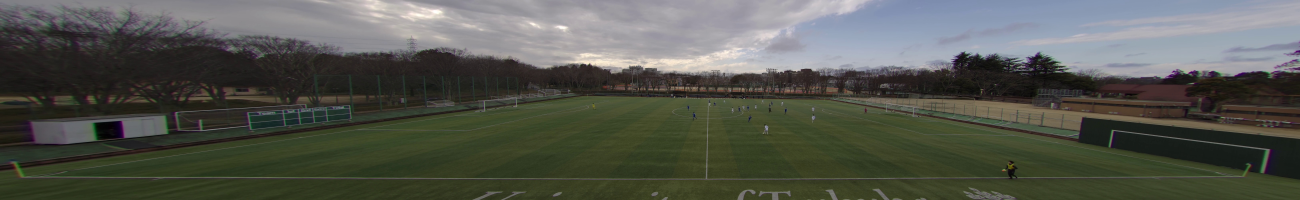
#> input picture assets/annotations/teamtrack0750/images/teamtrack0750_00000225.jpg, 6500 x 1000 px (shown at 1/5 size)
$ python -i field_pose.py   (imports and definitions only)
#> lines starting #> are read from the running program, lines starting #| are printed output that depends on the picture; after the words box and inside, x2 and y2 are one past the last pixel; in counts of white or black regions, pixels touching at a corner belong together
#> further down, picture is the input picture: shape (1000, 6500, 3); mean B, G, R 78.4, 86.6, 84.2
"""Field-pose inference with original-pixel provenance and optional measured lens correction."""

from __future__ import annotations

from pathlib import Path

import cv2
import numpy as np

from .contracts import read_json, sha256_file
from .field_layout import POINTS_UV
from .field_lens import rectify_image
from .field_motion import DEFAULT_SETTINGS, estimate_checked


def field_crop(frame):
    """Remove empty sky only when a large lower grass region supplies a stable bound."""
    h, w = frame.shape[:2]
#> h = 1000; w = 6500
    small = cv2.resize(frame, (640, round(h * 640 / w)))
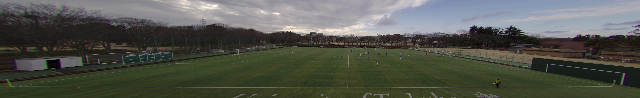
#> small: shape (98, 640, 3); mean B, G, R 78.2, 86.5, 84.1
    hsv = cv2.cvtColor(small, cv2.COLOR_BGR2HSV)
#> hsv: shape (98, 640, 3); mean H, S, V 63.6, 64.1, 91.8
    grass = cv2.inRange(hsv, np.array([25, 35, 25]), np.array([95, 255, 255]))
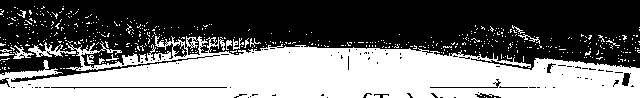
#> grass: shape (98, 640); 43.5% white; 507 white regions (491 under 20 px), largest, box (x1, y1, x2, y2) and area: (0, 36, 640, 98) 25312, (28, 42, 76, 57) 250, (13, 45, 34, 59) 108
    grass = cv2.morphologyEx(grass, cv2.MORPH_CLOSE, np.ones((5, 5), np.uint8))
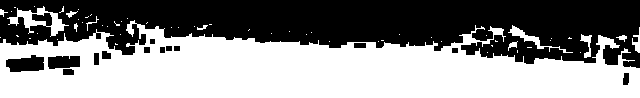
#> grass: shape (98, 640); 53.6% white; 14 black regions, largest, box (x1, y1, x2, y2) and area: (0, 0, 640, 68) 27776, (6, 55, 44, 72) 490, (48, 56, 80, 69) 367
    n, labels, stats, _ = cv2.connectedComponentsWithStats(grass, 8)
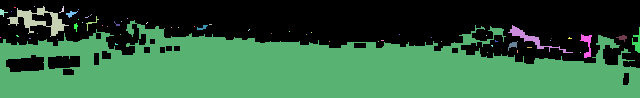
#> labels: shape (98, 640) int32; 60 distinct labels, from 0 to 59; one colour per label, 0 black
#> n = 60; stats = 60 rows, first 6: [0, 0, 640, 85, 29127], [14, 7, 2, 1, 2], [34, 6, 1, 1, 1], [7, 6, 62, 31, 625], [59, 6, 5, 7, 13], [0, 9, 8, 8, 28]
    if n <= 1:
        return (0, 0, w, h)
    candidates = []
    for identifier in range(1, n):
        area = stats[identifier, cv2.CC_STAT_AREA]
        if area >= small.shape[0] * small.shape[1] * 0.1:
            lower = np.count_nonzero(labels[round(small.shape[0] * 0.6) :] == identifier)
            candidates.append((lower, identifier))
#> this loop made 59 passes
#> (area, lower) on pass 16: (32137, 23706)
#> area on passes 3, 5, 8, 11, 17, 21: 625, 28, 37, 30, 21, 28
#> after the loop, candidates = [(23706, 16)]
    if not candidates:
        return (0, 0, w, h)
    _, identifier = max(candidates)
#> identifier = 16
    top = stats[identifier, cv2.CC_STAT_TOP] / small.shape[0]
#> top = 0.204
    if top < 0.15:
        return (0, 0, w, h)
    top = max(0, min(0.5, top - 0.04))
#> top = 0.164
    return (0, int(top * h), w, h)


# [17 lines left out: function validate_pose_runtime, not called in this run]


class FieldPoseEstimator:
    # [73 lines left out: functions __init__, predict_view, observe, not called in this run]

>>> import cv2
>>> picture = cv2.imread('../../../assets/annotations/teamtrack0750/images/teamtrack0750_00000225.jpg')
>>> result = field_crop(picture)
#> result = (0, 164, 6500, 1000)
